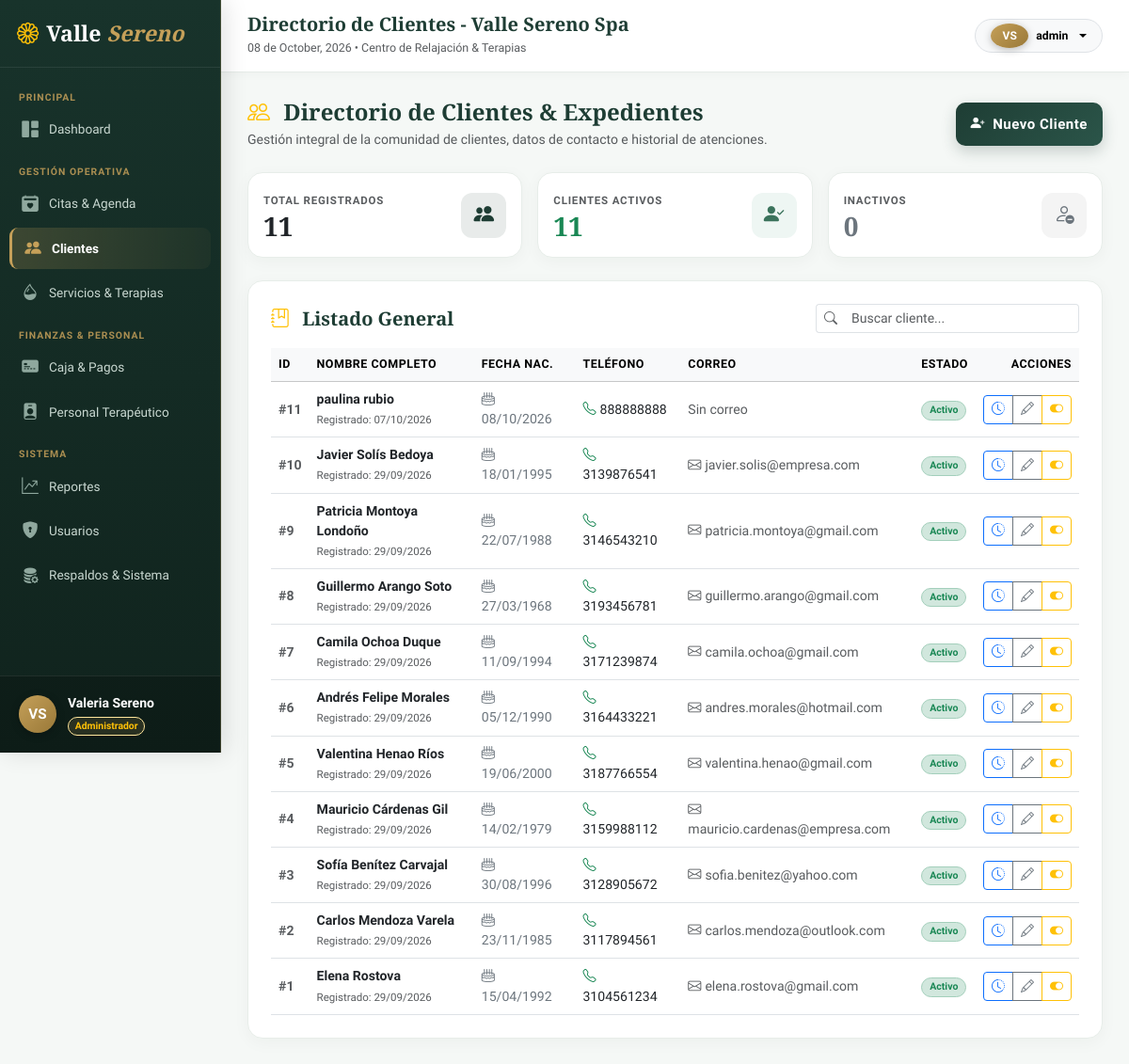
/index.php?c=clientes&a=index (signed in), run on the app's committed database.
### tables this page shows
CREATE TABLE IF NOT EXISTS clientes (
    id INT AUTO_INCREMENT PRIMARY KEY,
    nombre_completo VARCHAR(120) NOT NULL,
    fecha_nacimiento DATE NOT NULL,
    telefono VARCHAR(20) NOT NULL,
    correo VARCHAR(100) NOT NULL,
    estado ENUM('activo', 'inactivo') NOT NULL DEFAULT 'activo',
    creado_en TIMESTAMP DEFAULT CURRENT_TIMESTAMP,
    INDEX idx_clientes_telefono (telefono),
    INDEX idx_clientes_correo (correo)
);

### app/controllers/ClientesController.php (called while the page is built, shortened)
<?php
require_once __DIR__ . '/../services/ClienteService.php';
class ClientesController {
    private ClienteService $service;
    public function __construct() {
        $this->service = new ClienteService();
    }
    public function index(): void {
        $clientes = $this->service->listarClientes();
        require_once __DIR__ . '/../views/layouts/main.php';
    }
}

### app/models/Cliente.php (called while the page is built, shortened)
<?php
class Cliente {
    private PDO $db;
    public function __construct(?PDO $pdo = null) {
        if ($pdo !== null) {
            $this->db = $pdo;
        } else {
            try {
                $dsn = "mysql:host=" . DB_HOST . ";port=" . DB_PORT . ";dbname=" . DB_NAME . ";charset=" . DB_CHARSET;
                $this->db = new PDO($dsn, DB_USER, DB_PASS, [
                    PDO::ATTR_ERRMODE => PDO::ERRMODE_EXCEPTION,
                    PDO::ATTR_DEFAULT_FETCH_MODE => PDO::FETCH_ASSOC
                ]);
            } catch (PDOException $e) {
                die("Error de conexión a la base de datos: " . $e->getMessage());
            }
        }
    }
    public function obtenerTodos(): array {
        $stmt = $this->db->query("SELECT * FROM clientes ORDER BY creado_en DESC");
        return $stmt->fetchAll();
    }
}

### app/services/ClienteService.php (called while the page is built, shortened)
<?php
require_once __DIR__ . '/../models/Cliente.php';
class ClienteService {
    private Cliente $model;
    public function __construct(?Cliente $model = null) {
        $this->model = $model ?? new Cliente();
    }
    public function listarClientes(): array {
        return $this->model->obtenerTodos();
    }
}

### app/views/clientes/index.php (the view, shortened to what this page needs)
<div class="d-flex flex-column flex-md-row justify-content-between align-items-md-center gap-3 mb-4">
    <div>
        <h4 class="fw-bold mb-1" style="color: var(--spa-primary); font-family: var(--font-serif);">
            <i class="bi bi-people text-warning me-2"></i> Directorio de Clientes & Expedientes
        </h4>
        <p class="text-muted small mb-0">Gestión integral de la comunidad de clientes, datos de contacto e historial de atenciones.</p>
    </div>
    <button class="btn btn-spa-primary btn-sm px-3 d-inline-flex align-items-center gap-2" data-bs-toggle="modal" data-bs-target="#modalCliente" onclick="prepararNuevoCliente()">
        <i class="bi bi-person-plus-fill"></i>
        <span>Nuevo Cliente</span>
    </button>
</div>
<div class="row g-3 mb-4">
    <div class="col-sm-6 col-md-4">
        <div class="spa-card p-3 d-flex align-items-center justify-content-between">
            <div>
                <small class="text-muted text-uppercase fw-bold" style="font-size: 0.72rem; letter-spacing: 0.8px;">Total Registrados</small>
                <h3 class="fw-bold mb-0 text-dark" style="font-family: var(--font-serif);"><?= count($clientes ?? []) ?></h3>
            </div>
            <div class="stat-icon" style="background: rgba(30, 61, 52, 0.1); color: var(--spa-primary);">
                <i class="bi bi-people-fill"></i>
            </div>
        </div>
    </div>
    <div class="col-sm-6 col-md-4">
        <div class="spa-card p-3 d-flex align-items-center justify-content-between">
            <div>
                <small class="text-muted text-uppercase fw-bold" style="font-size: 0.72rem; letter-spacing: 0.8px;">Clientes Activos</small>
                <h3 class="fw-bold mb-0 text-success" style="font-family: var(--font-serif);">
                    <?= count(array_filter($clientes ?? [], fn($c) => $c['estado'] === 'activo')) ?>
                </h3>
            </div>
            <div class="stat-icon" style="background: #eef6f3; color: #3b735c;">
                <i class="bi bi-person-check-fill"></i>
            </div>
        </div>
    </div>
    <div class="col-sm-6 col-md-4">
        <div class="spa-card p-3 d-flex align-items-center justify-content-between">
            <div>
                <small class="text-muted text-uppercase fw-bold" style="font-size: 0.72rem; letter-spacing: 0.8px;">Inactivos</small>
                <h3 class="fw-bold mb-0 text-secondary" style="font-family: var(--font-serif);">
                    <?= count(array_filter($clientes ?? [], fn($c) => $c['estado'] === 'inactivo')) ?>
                </h3>
            </div>
            <div class="stat-icon" style="background: #f4f4f4; color: #6c757d;">
                <i class="bi bi-person-dash"></i>
            </div>
        </div>
    </div>
</div>
<div class="spa-card p-4">
    <div class="d-flex justify-content-between align-items-center mb-3">
        <h5 class="fw-bold mb-0" style="color: var(--spa-primary); font-family: var(--font-serif);">
            <i class="bi bi-journal-bookmark text-warning me-2"></i> Listado General
        </h5>
        <div class="input-group input-group-sm" style="max-width: 280px;">
            <span class="input-group-text bg-white border-end-0"><i class="bi bi-search text-muted"></i></span>
            <input type="text" id="busquedaCliente" class="form-control border-start-0" placeholder="Buscar cliente..." onkeyup="filtrarTablaClientes()">
        </div>
    </div>
    <div class="table-responsive">
        <table class="table table-hover align-middle mb-0" id="tablaClientes">
            <thead class="table-light">
                <tr style="font-size: 0.78rem; text-transform: uppercase; letter-spacing: 0.5px; color: #556b61;">
                    <th>ID</th>
                    <th>NOMBRE COMPLETO</th>
                    <th>FECHA NAC.</th>
                    <th>TELÉFONO</th>
                    <th>CORREO</th>
                    <th>ESTADO</th>
                    <th class="text-end">ACCIONES</th>
                </tr>
            </thead>
            <tbody style="font-size: 0.88rem;">
                <?php if (empty($clientes)): ?>
                    <tr>
                        <td colspan="7" class="text-center py-4 text-muted">
                            <i class="bi bi-person-exclamation fs-3 d-block mb-1 text-muted"></i>
                            No hay clientes registrados en el sistema.
                        </td>
                    </tr>
                <?php else: ?>
                    <?php foreach ($clientes as $c): ?>
                        <tr>
                            <td class="fw-bold text-muted">#<?= $c['id'] ?></td>
                            <td>
                                <div class="fw-bold text-dark"><?= htmlspecialchars($c['nombre_completo']) ?></div>
                                <small class="text-muted" style="font-size: 0.72rem;">Registrado: <?= date('d/m/Y', strtotime($c['creado_en'])) ?></small>
                            </td>
                            <td>
                                <span class="text-secondary">
                                    <i class="bi bi-cake2 me-1"></i><?= date('d/m/Y', strtotime($c['fecha_nacimiento'])) ?>
                                </span>
                            </td>
                            <td>
                                <a href="tel:<?= htmlspecialchars($c['telefono']) ?>" class="text-decoration-none text-dark fw-medium">
                                    <i class="bi bi-telephone text-success me-1"></i><?= htmlspecialchars($c['telefono']) ?>
                                </a>
                            </td>
                            <td>
                                <?php if (!empty($c['correo'])): ?>
                                    <a href="mailto:<?= htmlspecialchars($c['correo']) ?>" class="text-decoration-none text-muted">
                                        <i class="bi bi-envelope me-1"></i><?= htmlspecialchars($c['correo']) ?>
                                    </a>
                                <?php else: ?>
                                    <span class="text-muted italic">Sin correo</span>
                                <?php endif; ?>
                            </td>
                            <td>
                                <?php if ($c['estado'] === 'activo'): ?>
                                    <span class="badge bg-success-subtle text-success border border-success-subtle rounded-pill px-2 py-1">Activo</span>
                                <?php else: ?>
                                    <span class="badge bg-secondary-subtle text-secondary border rounded-pill px-2 py-1">Inactivo</span>
                                <?php endif; ?>
                            </td>
                            <td class="text-end">
                                <div class="btn-group btn-group-sm">
                                    <button class="btn btn-outline-primary" title="Ver Historial" onclick="verHistorialCliente(<?= $c['id'] ?>, '<?= htmlspecialchars($c['nombre_completo'], ENT_QUOTES) ?>')">
                                        <i class="bi bi-clock-history"></i>
                                    </button>
                                    <button class="btn btn-outline-secondary" title="Editar Expediente"
                                            onclick='editarCliente(<?= json_encode($c) ?>)'>
                                        <i class="bi bi-pencil"></i>
                                    </button>
                                    <button class="btn btn-outline-<?= $c['estado'] === 'activo' ? 'warning' : 'success' ?>"
                                            title="<?= $c['estado'] === 'activo' ? 'Desactivar' : 'Activar' ?>"
                                            onclick="cambiarEstadoCliente(<?= $c['id'] ?>, '<?= $c['estado'] === 'activo' ? 'inactivo' : 'activo' ?>')">
                                        <i class="bi bi-toggle-<?= $c['estado'] === 'activo' ? 'on' : 'off' ?>"></i>
                                    </button>
                                </div>
                            </td>
                        </tr>
                    <?php endforeach; ?>
                <?php endif; ?>
            </tbody>
        </table>
    </div>
</div>

### public/css/spa-theme.css (style rules this page uses)
:root { --spa-primary: #1e3d34; --spa-primary-light: #2c594c; --spa-secondary: #c5a059; --spa-secondary-hover: #b38f4a; --spa-accent: #6b8e23; --spa-bg-soft: #f7f9f7; --spa-card-bg: rgba(255, 255, 255, 0.88); --spa-text-dark: #1b2621; --spa-text-muted: #5e6d66; --spa-border: #e2e8e4; --spa-radius: 18px; --spa-shadow: 0 20px 45px rgba(25, 45, 38, 0.12); --spa-shadow-glow: 0 0 25px rgba(197, 160, 89, 0.25); --font-serif: 'Playfair Display', Georgia, serif; --font-sans: 'Plus Jakarta Sans', system-ui, -apple-system, sans-serif; }
body { font-family: var(--font-sans); color: var(--spa-text-dark); background-color: var(--spa-bg-soft); margin: 0; padding: 0; -webkit-font-smoothing: antialiased; }
.btn-spa-primary { height: 46px; background: linear-gradient(135deg, #1e3d34 0%, #2b5549 100%); border: none; color: #ffffff; font-weight: 600; letter-spacing: 0.5px; border-radius: 10px; font-size: 0.94rem; box-shadow: 0 6px 16px rgba(30, 61, 52, 0.22); transition: all 0.3s cubic-bezier(0.165, 0.84, 0.44, 1); display: flex; align-items: center; justify-content: center; gap: 8px; }
.spa-card { background: #ffffff; border-radius: 16px; border: 1px solid #e7ede9; box-shadow: 0 4px 18px rgba(25, 45, 38, 0.04); transition: transform 0.25s ease, box-shadow 0.25s ease; }
.stat-icon { width: 48px; height: 48px; border-radius: 12px; display: flex; align-items: center; justify-content: center; font-size: 1.35rem; }

### data on the page
clientes: id "11", nombre_completo "paulina rubio", creado_en "07/10/2026", fecha_nacimiento "08/10/2026", telefono "888888888", correo "Sin correo", estado "Activo"
clientes: id "10", nombre_completo "Javier Solís Bedoya", creado_en "29/09/2026", fecha_nacimiento "18/01/1995", telefono "3139876541", correo "javier.solis@empresa.com", estado "Activo"
clientes: id "9", nombre_completo "Patricia Montoya Londoño", creado_en "29/09/2026", fecha_nacimiento "22/07/1988", telefono "3146543210", correo "patricia.montoya@gmail.com", estado "Activo"
clientes: id "8", nombre_completo "Guillermo Arango Soto", creado_en "29/09/2026", fecha_nacimiento "27/03/1968", telefono "3193456781", correo "guillermo.arango@gmail.com", estado "Activo"
clientes: id "7", nombre_completo "Camila Ochoa Duque", creado_en "29/09/2026", fecha_nacimiento "11/09/1994", telefono "3171239874", correo "camila.ochoa@gmail.com", estado "Activo"
clientes: id "6", nombre_completo "Andrés Felipe Morales", creado_en "29/09/2026", fecha_nacimiento "05/12/1990", telefono "3164433221", correo "andres.morales@hotmail.com", estado "Activo"
clientes: id "5", nombre_completo "Valentina Henao Ríos", creado_en "29/09/2026", fecha_nacimiento "19/06/2000", telefono "3187766554", correo "valentina.henao@gmail.com", estado "Activo"
clientes: id "4", nombre_completo "Mauricio Cárdenas Gil", creado_en "29/09/2026", fecha_nacimiento "14/02/1979", telefono "3159988112", correo "mauricio.cardenas@empresa.com", estado "Activo"
clientes: id "3", nombre_completo "Sofía Benítez Carvajal", creado_en "29/09/2026", fecha_nacimiento "30/08/1996", telefono "3128905672", correo "sofia.benitez@yahoo.com", estado "Activo"
clientes: id "2", nombre_completo "Carlos Mendoza Varela", creado_en "29/09/2026", fecha_nacimiento "23/11/1985", telefono "3117894561", correo "carlos.mendoza@outlook.com", estado "Activo"
clientes: id "1", nombre_completo "Elena Rostova", creado_en "29/09/2026", fecha_nacimiento "15/04/1992", telefono "3104561234", correo "elena.rostova@gmail.com", estado "Activo"

### other printed values
$userInitials "VS"
$user['nombre'] "Valeria Sereno"
$user['rol'] "Administrador"
$pageTitle "Directorio de Clientes - Valle Sereno Spa"
$user['usuario'] "admin"
count($clientes ?? []) "11"
